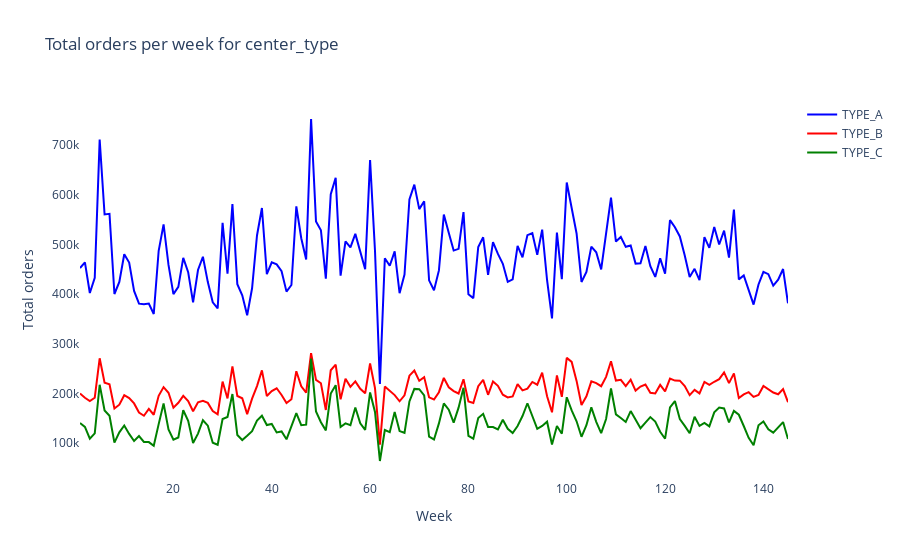

Notebook code cell kept with this figure:
### Code cell
import plotly.graph_objs as go
import plotly.offline as pyoff

# Define a list of colors for lines
colors = ['blue', 'red', 'green', 'purple', 'orange', 'pink', 'brown']

# Assuming you have a list of categorical variables named cat_var
for i in cat_var:
    grp = df.groupby([i])
    lis = grp.groups.keys()  # Use groups.keys() to get the unique values

    plot_data = []
    x = 0
    for j in lis:
        print(i)
        print(j)
        data = df[df[i] == j]
        data = pd.DataFrame(data)
        tot_orders = data.groupby(['week'])['num_orders'].sum()

        plot_data.append(go.Scatter(
            x=tot_orders.index,
            y=tot_orders.values,  # Use .values to get the NumPy array
            name=str(j),
            marker=dict(color=colors[x % len(colors)])  # Fixed the comment placement
        ))
        x += 1

    plot_layout = go.Layout(
        title='Total orders per week for ' + str(i),
        yaxis_title='Total orders',
        xaxis_title='Week',
        plot_bgcolor='rgba(0,0,0,0)'
    )
    fig = go.Figure(data=plot_data, layout=plot_layout)
    pyoff.iplot(fig)

### Figure 1 — Plotly figure (JSON) as saved in the notebook; plotly's stock layout.template omitted (floating-point values rounded to 4 significant figures; data arrays with more than 128 entries replaced by an {"elided": "..."} marker saying what was removed)
{"data": [{"marker": {"color": "blue"}, "name": "TYPE_A", "type": "scatter", "x": {"elided": "145 int values"}, "y": {"elided": "145 int values"}}, {"marker": {"color": "red"}, "name": "TYPE_B", "type": "scatter", "x": {"elided": "145 int values"}, "y": {"elided": "145 int values"}}, {"marker": {"color": "green"}, "name": "TYPE_C", "type": "scatter", "x": {"elided": "145 int values"}, "y": {"elided": "145 int values"}}], "layout": {"plot_bgcolor": "rgba(0,0,0,0)", "title": {"text": "Total orders per week for center_type"}, "xaxis": {"title": {"text": "Week"}}, "yaxis": {"title": {"text": "Total orders"}}}}
